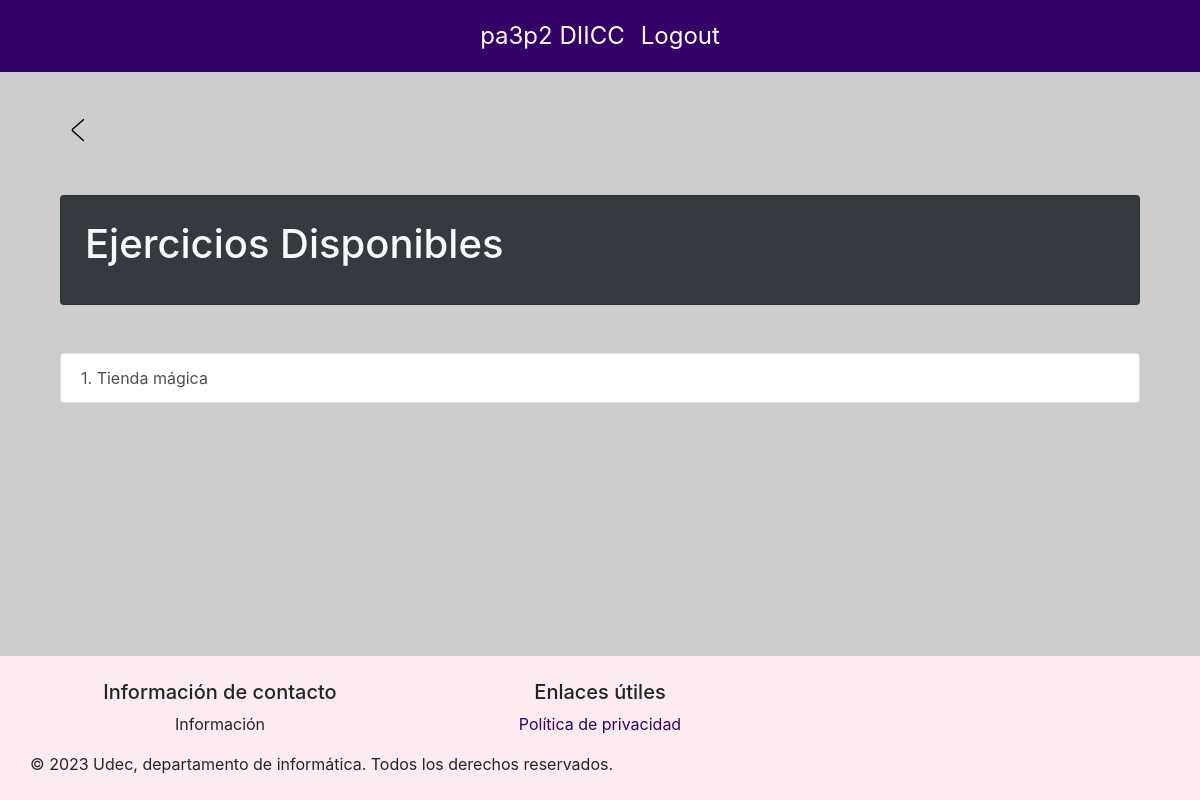
/dashEstudiante/1/serie/1 (signed in), run on an earlier commit of the app's database.
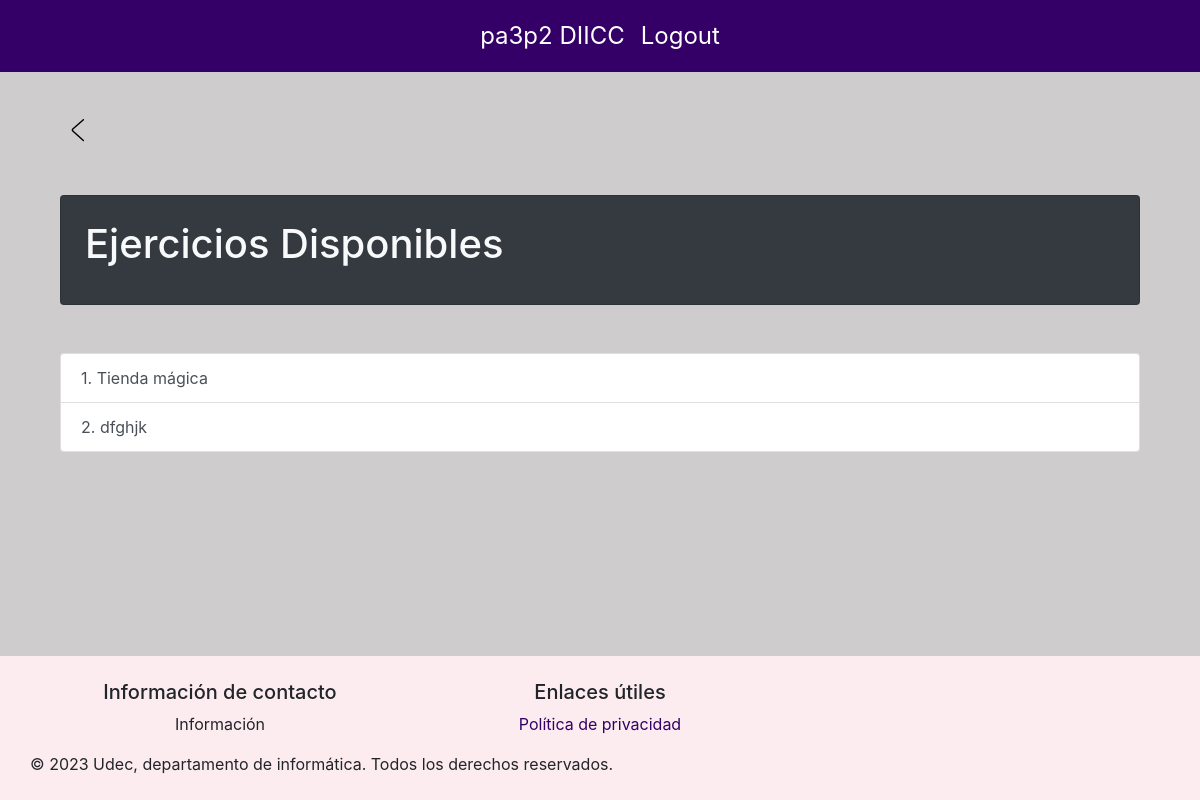
And on a later commit of the database.
### basedatos/modelos.py (models this page shows, shortened)
class Ejercicio(db.Model):
    id = db.Column(db.Integer, primary_key=True)
    nombre = db.Column(db.String(50), nullable=False, unique=True)
    path_ejercicio = db.Column(db.String(200), nullable=False)
    enunciado = db.Column(db.String(), nullable=False)
    id_serie = db.Column(db.Integer, db.ForeignKey('serie.id'), nullable=False)
    serie = db.relationship('Serie', back_populates='ejercicios')

### main.py (the view)
@app.route('/dashEstudiante/<int:estudiante_id>/serie/<int:serie_id>', methods=['GET', 'POST'])
@login_required
def detallesSeriesEstudiantes(estudiante_id, serie_id):
    if not verify_estudiante(estudiante_id):
        return redirect(url_for('login'))
    serie = db.session.get(Serie, serie_id)
    ejercicios = Ejercicio.query.filter_by(id_serie=serie_id).all()
    return render_template('detallesSerieEstudiante.html', serie=serie, ejercicios=ejercicios, estudiante_id=estudiante_id)

### basedatos/modelos.py (called while the page is built)
    @property
    def is_authenticated(self):
        return True

### main.py (called while the page is built)
@login_manager.user_loader
def load_user(user_id):
    if user_id.startswith("e"):
        user = db.session.get(Estudiante, int(user_id[1:]))
    elif user_id.startswith("s"):
        user = db.session.get(Supervisor, int(user_id[1:]))
    else:
        return None
    return user

def verify_estudiante(estudiante_id):
    if not isinstance(current_user, Estudiante):
        flash('No tienes permiso para acceder a este dashboard. Debes ser un Estudiante.', 'danger')
        return False
    if current_user.id != estudiante_id:
        flash('No tienes permiso para acceder a este dashboard.', 'danger')
        return False
    return True

### templates/detallesSerieEstudiante.html (shortened to what this page needs)
{% extends 'layout.html' %}
{% block content %}
<div class="container mt-5">
    <br>
    <a href="{{url_for('dashEstudiante', estudiante_id=estudiante_id)}}">
    </a>
</div>
<div class="container mt-5">
    <div class="card text-light bg-dark p-4 rounded mb-4">
      <h1 class="card-title">Ejercicios Disponibles</h1>
    </div>
  </div>
<div class="container mt-5">
    {% if ejercicios %}
        <div class="list-group list-group-numbered">
            {% for ejercicio in ejercicios %}
                <a href="{{url_for('detallesEjerciciosEstudiantes', estudiante_id=estudiante_id, serie_id=serie.id, ejercicio_id=ejercicio.id)}}" class="list-group-item list-group-item-action" style="font-size: 1em;">
                    {{ loop.index }}. {{ejercicio.nombre}}
                </a>
            {% endfor %}
        </div>
    {% else %}
        <p>No tienes ejercicios disponibles en este momento.</p>
    {% endif %}
</div>
{% endblock %}

What changed in the data, as far as the page shows it:
added Ejercicio: nombre "dfghjk"
